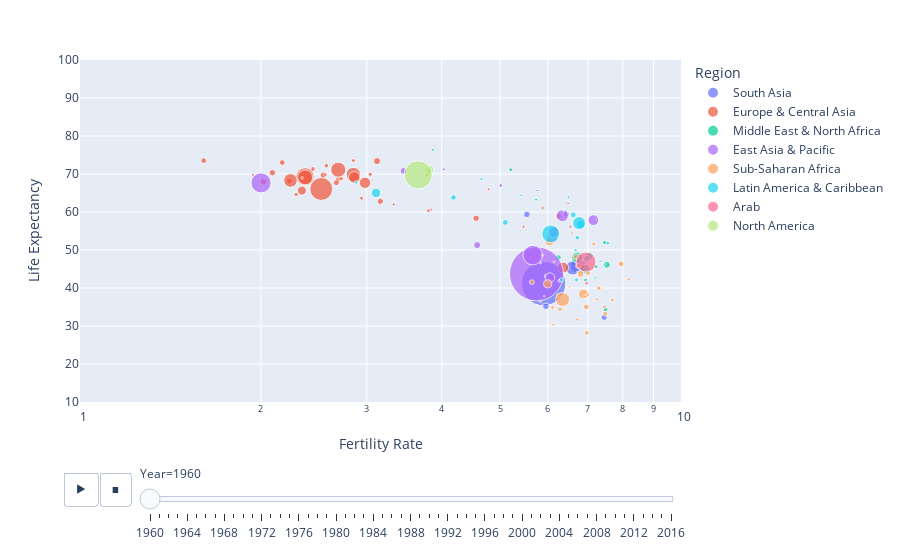

Notebook code for this chart:
### Code cell
import plotly.express as px

pivoted_df['Country Population'] = pd.to_numeric(pivoted_df['Country Population'], errors='coerce')
filtered_df = pivoted_df[pivoted_df['Region'] != 'NA']


fig=px.scatter(filtered_df, x="Fertility Rate", y="Life Expectancy", animation_frame="Year", animation_group="Country Name",
           size="Country Population", color="Region", hover_name="Country Name",
           log_x=True, size_max=55, range_x=[1,10], range_y=[10,100])
fig.show()

### Figure 1 — Plotly figure (JSON) as saved in the notebook; plotly's stock layout.template omitted (floating-point values rounded to 4 significant figures)
{"data": [{"hovertemplate": "<b>%{hovertext}</b><br><br>Region=South Asia<br>Year=1960<br>Fertility Rate=%{x}<br>Life Expectancy=%{y}<br>Country Population=%{marker.size}<extra></extra>", "hovertext": ["Afghanistan", "Bangladesh", "Bhutan", "India", "Maldives", "Nepal", "Pakistan", "Sri Lanka"], "ids": ["Afghanistan", "Bangladesh", "Bhutan", "India", "Maldives", "Nepal", "Pakistan", "Sri Lanka"], "legendgroup": "South Asia", "marker": {"color": "#636efa", "size": [8996351, 48199747, 223288, 449480608, 89887, 10063011, 44908293, 9874481], "sizemode": "area", "sizeref": 455800.0, "symbol": "circle"}, "mode": "markers", "name": "South Asia", "orientation": "v", "showlegend": true, "type": "scatter", "x": [7.45, 6.725, 6.67, 5.906, 7.021, 5.959, 6.6, 5.541], "xaxis": "x", "y": [32.29, 45.83, 34.53, 41.17, 37.4, 35.2, 45.27, 59.37], "yaxis": "y"}, {"hovertemplate": "<b>%{hovertext}</b><br><br>Region=Europe & Central Asia<br>Year=1960<br>Fertility Rate=%{x}<br>Life Expectancy=%{y}<br>Country Population=%{marker.size}<extra></extra>", "hovertext": ["Albania", "Andorra", "Armenia", "Austria", "Azerbaijan", "Belarus", "Belgium", "Bosnia and Herzegovina", "Bulgaria", "Channel Islands", "Croatia", "Cyprus", "Czech Republic", "Denmark", "Estonia", "Faroe Islands", "Finland", "France", "Georgia", "Germany", "Gibraltar", "Greece", "Greenland", "Hungary", "Iceland", "Ireland", "Isle of Man", "Italy", "Kazakhstan", "Kosovo", "Kyrgyz Republic", "Latvia", "Liechtenstein", "Lithuania", "Luxembourg", "Macedonia, FYR", "Moldova", "Monaco", "Montenegro", "Netherlands", "Norway", "Poland", "Portugal", "Romania", "Russian Federation", "San Marino", "Serbia", "Slovak Republic", "Slovenia", "Spain", "Sweden", "Switzerland", "Tajikistan", "Turkey", "Turkmenistan", "Ukraine", "United Kingdom", "Uzbekistan"], "ids": ["Albania", "Andorra", "Armenia", "Austria", "Azerbaijan", "Belarus", "Belgium", "Bosnia and Herzegovina", "Bulgaria", "Channel Islands", "Croatia", "Cyprus", "Czech Republic", "Denmark", "Estonia", "Faroe Islands", "Finland", "France", "Georgia", "Germany", "Gibraltar", "Greece", "Greenland", "Hungary", "Iceland", "Ireland", "Isle of Man", "Italy", "Kazakhstan", "Kosovo", "Kyrgyz Republic", "Latvia", "Liechtenstein", "Lithuania", "Luxembourg", "Macedonia, FYR", "Moldova", "Monaco", "Montenegro", "Netherlands", "Norway", "Poland", "Portugal", "Romania", "Russian Federation", "San Marino", "Serbia", "Slovak Republic", "Slovenia", "Spain", "Sweden", "Switzerland", "Tajikistan", "Turkey", "Turkmenistan", "Ukraine", "United Kingdom", "Uzbekistan"], "legendgroup": "Europe & Central Asia", "marker": {"color": "#EF553B", "size": [1608800, 13411, 1874120, 7047539, 3895396, 8198000, 9153489, 3225668, 7867374, 109420, 4140000, 572930, 9602006, 4579603, 1211537, 34661, 4429634, 46814237, 3645600, 72814900, 23394, 8331725, 32500, 9983967, 175574, 2828600, 48442, 50199700, 9714260, 947000, 2172300, 2120979, 16495, 2778550, 313970, 1488667, 2544000, 22452, 480579, 11486631, 3581239, 29637450, 8857716, 18406905, 119897000, 15397, 7435000.0, 4068095, 1584720, 30455000, 7484656, 5327827, 2087038, 27472331, 1603258, 42662149, 52400000, 8549493], "sizemode": "area", "sizeref": 455800.0, "symbol": "circle"}, "mode": "markers", "name": "Europe & Central Asia", "orientation": "v", "showlegend": true, "type": "scatter", "x": [6.489, 1.226, 4.786, 2.69, 5.878, 2.67, 2.54, 3.801, 2.31, 2.421, 2.288, 3.5, 2.09, 2.57, 1.98, 2.589, 2.72, 2.85, 2.942, 2.37, 0, 2.23, 2.305, 2.02, 4.29, 3.78, 2.052, 2.37, 4.562, 3.066, 5.469, 1.94, 1.487, 2.56, 2.29, 3.842, 3.328, 0, 3.603, 3.12, 2.85, 2.98, 3.16, 2.34, 2.52, 1.26, 1.607, 3.04, 2.341, 2.86, 2.17, 2.44, 6.547, 6.366, 6.59, 2.24, 2.69, 6.255], "xaxis": "x", "y": [62.28, 0, 65.97, 68.59, 61.03, 67.71, 69.7, 60.35, 69.25, 70.74, 64.61, 69.62, 70.35, 72.18, 67.9, 78.45, 68.82, 69.87, 63.65, 69.31, 0, 68.16, 66.58, 68.0, 73.42, 69.8, 77.25, 69.12, 58.37, 68.48, 56.13, 69.79, 80.25, 69.85, 68.45, 60.63, 61.99, 0, 63.82, 73.39, 73.55, 67.68, 62.81, 65.64, 66.06, 85.42, 73.54, 69.92, 68.98, 69.11, 73.01, 71.31, 56.15, 45.37, 54.47, 68.3, 71.13, 58.84], "yaxis": "y"}, {"hovertemplate": "<b>%{hovertext}</b><br><br>Region=Middle East & North Africa<br>Year=1960<br>Fertility Rate=%{x}<br>Life Expectancy=%{y}<br>Country Population=%{marker.size}<extra></extra>", "hovertext": ["Algeria", "Bahrain", "Djibouti", "Egypt, Arab Rep.", "Iran, Islamic Rep.", "Iraq", "Israel", "Jordan", "Kuwait", "Lebanon", "Libya", "Malta", "Morocco", "Oman", "Qatar", "Saudi Arabia", "Syrian Arab Republic", "Tunisia", "United Arab Emirates", "West Bank and Gaza", "Yemen, Rep."], "ids": ["Algeria", "Bahrain", "Djibouti", "Egypt, Arab Rep.", "Iran, Islamic Rep.", "Iraq", "Israel", "Jordan", "Kuwait", "Lebanon", "Libya", "Malta", "Morocco", "Oman", "Qatar", "Saudi Arabia", "Syrian Arab Republic", "Tunisia", "United Arab Emirates", "West Bank and Gaza", "Yemen, Rep."], "legendgroup": "Middle East & North Africa", "marker": {"color": "#00cc96", "size": [11124888, 162427, 83636, 26996533, 21906903, 7289761, 2114020, 932257, 269618, 1804926, 1448417, 326550, 12328532, 551740, 47384, 4086539, 4573512, 4176266, 92634, 3199000.0, 5172135], "sizemode": "area", "sizeref": 455800.0, "symbol": "circle"}, "mode": "markers", "name": "Middle East & North Africa", "orientation": "v", "showlegend": true, "type": "scatter", "x": [7.524, 7.087, 6.461, 6.716, 6.927, 6.252, 3.866, 7.687, 7.244, 5.739, 7.202, 3.62, 7.04, 7.247, 6.971, 7.216, 7.467, 6.942, 6.929, 5.207, 7.488], "xaxis": "x", "y": [46.14, 51.87, 44.04, 48.06, 44.95, 48.02, 76.4, 52.65, 60.28, 63.27, 42.61, 68.6, 48.46, 42.67, 61.09, 45.64, 51.97, 42.02, 52.27, 71.12, 34.36], "yaxis": "y"}, {"hovertemplate": "<b>%{hovertext}</b><br><br>Region=East Asia & Pacific<br>Year=1960<br>Fertility Rate=%{x}<br>Life Expectancy=%{y}<br>Country Population=%{marker.size}<extra></extra>", "hovertext": ["American Samoa", "Australia", "Brunei Darussalam", "Cambodia", "China", "Fiji", "French Polynesia", "Guam", "Hong Kong SAR, China", "Indonesia", "Japan", "Kiribati", "Korea, Dem. People’s Rep.", "Korea, Rep.", "Lao PDR", "Macao SAR, China", "Malaysia", "Marshall Islands", "Micronesia, Fed. Sts.", "Mongolia", "Myanmar", "Nauru", "New Caledonia", "New Zealand", "Northern Mariana Islands", "Palau", "Papua New Guinea", "Philippines", "Samoa", "Singapore", "Solomon Islands", "Thailand", "Timor-Leste", "Tonga", "Tuvalu", "Vanuatu", "Vietnam"], "ids": ["American Samoa", "Australia", "Brunei Darussalam", "Cambodia", "China", "Fiji", "French Polynesia", "Guam", "Hong Kong SAR, China", "Indonesia", "Japan", "Kiribati", "Korea, Dem. People’s Rep.", "Korea, Rep.", "Lao PDR", "Macao SAR, China", "Malaysia", "Marshall Islands", "Micronesia, Fed. Sts.", "Mongolia", "Myanmar", "Nauru", "New Caledonia", "New Zealand", "Northern Mariana Islands", "Palau", "Papua New Guinea", "Philippines", "Samoa", "Singapore", "Solomon Islands", "Thailand", "Timor-Leste", "Tonga", "Tuvalu", "Vanuatu", "Vietnam"], "legendgroup": "East Asia & Pacific", "marker": {"color": "#ab63fa", "size": [20013, 10276477, 81745, 5722370, 667070000, 393386, 78076, 66742, 3075605, 87792515, 92500572, 41233, 11424176, 25012374, 2120896, 167796, 8157106, 14662, 44537, 955505, 20986123, 4433, 79000, 2371800, 10035, 9642, 2010677, 26273025, 108646, 1646400, 117866, 27397175, 499950, 61601, 6104, 63699, 32670629], "sizemode": "area", "sizeref": 455800.0, "symbol": "circle"}, "mode": "markers", "name": "East Asia & Pacific", "orientation": "v", "showlegend": true, "type": "scatter", "x": [0, 3.453, 6.836, 6.967, 5.748, 6.461, 5.658, 6.052, 5.014, 5.666, 2.001, 6.788, 4.579, 6.095, 5.961, 4.772, 6.45, 4.86, 6.934, 6.953, 6.051, 0, 6.278, 4.03, 0, 2.243, 6.275, 7.148, 7.651, 5.76, 6.388, 6.147, 6.373, 7.363, 0, 7.197, 6.348], "xaxis": "x", "y": [0, 70.82, 62.47, 41.24, 43.73, 55.86, 56.28, 60.97, 66.96, 48.65, 67.67, 49.24, 51.3, 53.0, 43.2, 64.83, 59.47, 68.3, 57.58, 48.39, 42.71, 0, 58.64, 71.24, 0, 70.13, 41.89, 57.87, 49.75, 65.66, 49.17, 54.7, 33.73, 61.4, 0, 46.44, 59.04], "yaxis": "y"}, {"hovertemplate": "<b>%{hovertext}</b><br><br>Region=Sub-Saharan Africa<br>Year=1960<br>Fertility Rate=%{x}<br>Life Expectancy=%{y}<br>Country Population=%{marker.size}<extra></extra>", "hovertext": ["Angola", "Benin", "Botswana", "Burkina Faso", "Burundi", "Cabo Verde", "Cameroon", "Central African Republic", "Chad", "Comoros", "Congo, Dem. Rep.", "Congo, Rep.", "Cote d'Ivoire", "Equatorial Guinea", "Eritrea", "Ethiopia", "Gabon", "Gambia, The", "Ghana", "Guinea", "Guinea-Bissau", "Kenya", "Lesotho", "Liberia", "Madagascar", "Malawi", "Mali", "Mauritania", "Mauritius", "Mozambique", "Namibia", "Niger", "Nigeria", "Rwanda", "Sao Tome and Principe", "Senegal", "Seychelles", "Sierra Leone", "Somalia", "South Africa", "South Sudan", "Sudan", "Swaziland", "Tanzania", "Togo", "Uganda", "Zambia", "Zimbabwe"], "ids": ["Angola", "Benin", "Botswana", "Burkina Faso", "Burundi", "Cabo Verde", "Cameroon", "Central African Republic", "Chad", "Comoros", "Congo, Dem. Rep.", "Congo, Rep.", "Cote d'Ivoire", "Equatorial Guinea", "Eritrea", "Ethiopia", "Gabon", "Gambia, The", "Ghana", "Guinea", "Guinea-Bissau", "Kenya", "Lesotho", "Liberia", "Madagascar", "Malawi", "Mali", "Mauritania", "Mauritius", "Mozambique", "Namibia", "Niger", "Nigeria", "Rwanda", "Sao Tome and Principe", "Senegal", "Seychelles", "Sierra Leone", "Somalia", "South Africa", "South Sudan", "Sudan", "Swaziland", "Tanzania", "Togo", "Uganda", "Zambia", "Zimbabwe"], "legendgroup": "Sub-Saharan Africa", "marker": {"color": "#FFA15A", "size": [5643182, 2431622, 524552, 4829288, 2786106, 202310, 5176268, 1503508, 3001593, 191121, 15248251, 1037220, 3558988, 255323, 1397491, 22151278, 499184, 367928, 6652287, 3577409, 616409, 8105440, 851591, 1120313, 5099373, 3618595, 5263733, 858168, 659351, 7388695, 602544, 3388764, 45137812, 2933428, 64253, 3206749, 41700, 2297110, 2755947, 17456855, 2955152, 7544491, 349174, 10074507, 1580513, 6788214, 3044846, 3747369], "sizemode": "area", "sizeref": 455800.0, "symbol": "circle"}, "mode": "markers", "name": "Sub-Saharan Africa", "orientation": "v", "showlegend": true, "type": "scatter", "x": [7.478, 6.282, 6.615, 6.291, 6.953, 6.885, 5.647, 5.84, 6.25, 6.792, 6.001, 5.88, 7.691, 5.653, 6.899, 6.88, 4.384, 5.573, 6.749, 6.114, 5.921, 7.946, 5.839, 6.406, 7.3, 6.94, 6.967, 6.775, 6.167, 6.954, 6.149, 7.454, 6.354, 8.187, 6.242, 6.996, 2.424, 6.127, 7.25, 6.041, 6.721, 6.691, 6.717, 6.806, 6.521, 6.999, 7.115, 7.158], "xaxis": "x", "y": [33.25, 37.27, 50.66, 34.43, 41.28, 48.93, 41.55, 36.49, 38.02, 41.45, 41.1, 48.6, 36.87, 36.74, 38.42, 38.42, 39.59, 32.03, 45.84, 34.89, 37.85, 46.35, 46.6, 34.67, 39.96, 37.8, 28.2, 43.49, 58.75, 35.03, 46.91, 35.05, 36.98, 42.29, 50.36, 38.22, 71.4, 30.37, 36.98, 52.22, 31.7, 48.19, 44.28, 43.69, 40.3, 43.99, 45.12, 51.56], "yaxis": "y"}, {"hovertemplate": "<b>%{hovertext}</b><br><br>Region=Latin America & Caribbean<br>Year=1960<br>Fertility Rate=%{x}<br>Life Expectancy=%{y}<br>Country Population=%{marker.size}<extra></extra>", "hovertext": ["Antigua and Barbuda", "Argentina", "Aruba", "Bahamas, The", "Barbados", "Belize", "Bolivia", "Brazil", "British Virgin Islands", "Cayman Islands", "Chile", "Colombia", "Costa Rica", "Cuba", "Curacao", "Dominica", "Dominican Republic", "Ecuador", "El Salvador", "Grenada", "Guatemala", "Guyana", "Haiti", "Honduras", "Jamaica", "Mexico", "Nicaragua", "Panama", "Paraguay", "Peru", "Puerto Rico", "Sint Maarten (Dutch part)", "St. Kitts and Nevis", "St. Lucia", "St. Martin (French part)", "St. Vincent and the Grenadines", "Suriname", "Trinidad and Tobago", "Turks and Caicos Islands", "Uruguay", "Venezuela, RB", "Virgin Islands (U.S.)"], "ids": ["Antigua and Barbuda", "Argentina", "Aruba", "Bahamas, The", "Barbados", "Belize", "Bolivia", "Brazil", "British Virgin Islands", "Cayman Islands", "Chile", "Colombia", "Costa Rica", "Cuba", "Curacao", "Dominica", "Dominican Republic", "Ecuador", "El Salvador", "Grenada", "Guatemala", "Guyana", "Haiti", "Honduras", "Jamaica", "Mexico", "Nicaragua", "Panama", "Paraguay", "Peru", "Puerto Rico", "Sint Maarten (Dutch part)", "St. Kitts and Nevis", "St. Lucia", "St. Martin (French part)", "St. Vincent and the Grenadines", "Suriname", "Trinidad and Tobago", "Turks and Caicos Islands", "Uruguay", "Venezuela, RB", "Virgin Islands (U.S.)"], "legendgroup": "Latin America & Caribbean", "marker": {"color": "#19d3f3", "size": [55339, 20619075, 54211, 109528, 230939, 92064, 3693449, 72207554, 8033, 7865, 7716625, 16480383, 1333040, 7141135, 124826, 60011, 3294042, 4545550, 2762899, 89869, 4210747, 571819, 3866159, 2038637, 1628252, 38174112, 1774699, 1132921, 1902875, 10061515, 2358000, 35610.0, 51195, 89897, 4279, 80949, 289966, 848479, 5726, 2538651, 8146847, 32500], "sizemode": "area", "sizeref": 455800.0, "symbol": "circle"}, "mode": "markers", "name": "Latin America & Caribbean", "orientation": "v", "showlegend": true, "type": "scatter", "x": [4.425, 3.109, 4.82, 4.495, 4.333, 6.5, 6.7, 6.07, 0, 0, 5.102, 6.807, 6.451, 4.182, 2.055, 2.889, 7.555, 6.721, 6.674, 6.743, 6.896, 6.372, 6.324, 7.458, 5.419, 6.768, 7.336, 5.87, 6.5, 6.971, 4.657, 1.818, 2.784, 6.967, 1.938, 7.224, 6.608, 5.264, 0, 2.88, 6.616, 5.615], "xaxis": "x", "y": [62.12, 65.02, 65.66, 62.88, 61.0, 59.98, 42.14, 54.24, 0, 82.19, 57.28, 56.75, 60.56, 63.83, 76.39, 73.99, 51.79, 53.24, 49.97, 60.07, 46.7, 60.26, 42.11, 46.27, 64.39, 57.08, 47.03, 60.86, 63.88, 47.69, 68.72, 74.43, 67.85, 57.33, 76.53, 58.03, 59.66, 62.62, 0, 67.78, 59.25, 66.22], "yaxis": "y"}, {"hovertemplate": "<b>%{hovertext}</b><br><br>Region=Arab<br>Year=1960<br>Fertility Rate=%{x}<br>Life Expectancy=%{y}<br>Country Population=%{marker.size}<extra></extra>", "hovertext": ["Arab World"], "ids": ["Arab World"], "legendgroup": "Arab", "marker": {"color": "#FF6692", "size": [92490932], "sizemode": "area", "sizeref": 455800.0, "symbol": "circle"}, "mode": "markers", "name": "Arab", "orientation": "v", "showlegend": true, "type": "scatter", "x": [6.949], "xaxis": "x", "y": [46.83], "yaxis": "y"}, {"hovertemplate": "<b>%{hovertext}</b><br><br>Region=North America<br>Year=1960<br>Fertility Rate=%{x}<br>Life Expectancy=%{y}<br>Country Population=%{marker.size}<extra></extra>", "hovertext": ["Bermuda", "Canada", "United States"], "ids": ["Bermuda", "Canada", "United States"], "legendgroup": "North America", "marker": {"color": "#B6E880", "size": [44400, 17909009, 180671000], "sizemode": "area", "sizeref": 455800.0, "symbol": "circle"}, "mode": "markers", "name": "North America", "orientation": "v", "showlegend": true, "type": "scatter", "x": [1.716, 3.811, 3.654], "xaxis": "x", "y": [77.96, 71.13, 69.77], "yaxis": "y"}], "layout": {"legend": {"itemsizing": "constant", "title": {"text": "Region"}, "tracegroupgap": 0}, "margin": {"t": 60}, "sliders": [{"active": 0, "currentvalue": {"prefix": "Year="}, "len": 0.9, "pad": {"b": 10, "t": 60}, "steps": [{"args": [["1960"], {"frame": {"duration": 0, "redraw": false}, "fromcurrent": true, "mode": "immediate", "transition": {"duration": 0, "easing": "linear"}}], "label": "1960", "method": "animate"}, {"args": [["1961"], {"frame": {"duration": 0, "redraw": false}, "fromcurrent": true, "mode": "immediate", "transition": {"duration": 0, "easing": "linear"}}], "label": "1961", "method": "animate"}, {"args": [["1962"], {"frame": {"duration": 0, "redraw": false}, "fromcurrent": true, "mode": "immediate", "transition": {"duration": 0, "easing": "linear"}}], "label": "1962", "method": "animate"}, {"args": [["1963"], {"frame": {"duration": 0, "redraw": false}, "fromcurrent": true, "mode": "immediate", "transition": {"duration": 0, "easing": "linear"}}], "label": "1963", "method": "animate"}, {"args": [["1964"], {"frame": {"duration": 0, "redraw": false}, "fromcurrent": true, "mode": "immediate", "transition": {"duration": 0, "easing": "linear"}}], "label": "1964", "method": "animate"}, {"args": [["1965"], {"frame": {"duration": 0, "redraw": false}, "fromcurrent": true, "mode": "immediate", "transition": {"duration": 0, "easing": "linear"}}], "label": "1965", "method": "animate"}, {"args": [["1966"], {"frame": {"duration": 0, "redraw": false}, "fromcurrent": true, "mode": "immediate", "transition": {"duration": 0, "easing": "linear"}}], "label": "1966", "method": "animate"}, {"args": [["1967"], {"frame": {"duration": 0, "redraw": false}, "fromcurrent": true, "mode": "immediate", "transition": {"duration": 0, "easing": "linear"}}], "label": "1967", "method": "animate"}, {"args": [["1968"], {"frame": {"duration": 0, "redraw": false}, "fromcurrent": true, "mode": "immediate", "transition": {"duration": 0, "easing": "linear"}}], "label": "1968", "method": "animate"}, {"args": [["1969"], {"frame": {"duration": 0, "redraw": false}, "fromcurrent": true, "mode": "immediate", "transition": {"duration": 0, "easing": "linear"}}], "label": "1969", "method": "animate"}, {"args": [["1970"], {"frame": {"duration": 0, "redraw": false}, "fromcurrent": true, "mode": "immediate", "transition": {"duration": 0, "easing": "linear"}}], "label": "1970", "method": "animate"}, {"args": [["1971"], {"frame": {"duration": 0, "redraw": false}, "fromcurrent": true, "mode": "immediate", "transition": {"duration": 0, "easing": "linear"}}], "label": "1971", "method": "animate"}, {"args": [["1972"], {"frame": {"duration": 0, "redraw": false}, "fromcurrent": true, "mode": "immediate", "transition": {"duration": 0, "easing": "linear"}}], "label": "1972", "method": "animate"}, {"args": [["1973"], {"frame": {"duration": 0, "redraw": false}, "fromcurrent": true, "mode": "immediate", "transition": {"duration": 0, "easing": "linear"}}], "label": "1973", "method": "animate"}, {"args": [["1974"], {"frame": {"duration": 0, "redraw": false}, "fromcurrent": true, "mode": "immediate", "transition": {"duration": 0, "easing": "linear"}}], "label": "1974", "method": "animate"}, {"args": [["1975"], {"frame": {"duration": 0, "redraw": false}, "fromcurrent": true, "mode": "immediate", "transition": {"duration": 0, "easing": "linear"}}], "label": "1975", "method": "animate"}, {"args": [["1976"], {"frame": {"duration": 0, "redraw": false}, "fromcurrent": true, "mode": "immediate", "transition": {"duration": 0, "easing": "linear"}}], "label": "1976", "method": "animate"}, {"args": [["1977"], {"frame": {"duration": 0, "redraw": false}, "fromcurrent": true, "mode": "immediate", "transition": {"duration": 0, "easing": "linear"}}], "label": "1977", "method": "animate"}, {"args": [["1978"], {"frame": {"duration": 0, "redraw": false}, "fromcurrent": true, "mode": "immediate", "transition": {"duration": 0, "easing": "linear"}}], "label": "1978", "method": "animate"}, {"args": [["1979"], {"frame": {"duration": 0, "redraw": false}, "fromcurrent": true, "mode": "immediate", "transition": {"duration": 0, "easing": "linear"}}], "label": "1979", "method": "animate"}, {"args": [["1980"], {"frame": {"duration": 0, "redraw": false}, "fromcurrent": true, "mode": "immediate", "transition": {"duration": 0, "easing": "linear"}}], "label": "1980", "method": "animate"}, {"args": [["1981"], {"frame": {"duration": 0, "redraw": false}, "fromcurrent": true, "mode": "immediate", "transition": {"duration": 0, "easing": "linear"}}], "label": "1981", "method": "animate"}, {"args": [["1982"], {"frame": {"duration": 0, "redraw": false}, "fromcurrent": true, "mode": "immediate", "transition": {"duration": 0, "easing": "linear"}}], "label": "1982", "method": "animate"}, {"args": [["1983"], {"frame": {"duration": 0, "redraw": false}, "fromcurrent": true, "mode": "immediate", "transition": {"duration": 0, "easing": "linear"}}], "label": "1983", "method": "animate"}, {"args": [["1984"], {"frame": {"duration": 0, "redraw": false}, "fromcurrent": true, "mode": "immediate", "transition": {"duration": 0, "easing": "linear"}}], "label": "1984", "method": "animate"}, {"args": [["1985"], {"frame": {"duration": 0, "redraw": false}, "fromcurrent": true, "mode": "immediate", "transition": {"duration": 0, "easing": "linear"}}], "label": "1985", "method": "animate"}, {"args": [["1986"], {"frame": {"duration": 0, "redraw": false}, "fromcurrent": true, "mode": "immediate", "transition": {"duration": 0, "easing": "linear"}}], "label": "1986", "method": "animate"}, {"args": [["1987"], {"frame": {"duration": 0, "redraw": false}, "fromcurrent": true, "mode": "immediate", "transition": {"duration": 0, "easing": "linear"}}], "label": "1987", "method": "animate"}, {"args": [["1988"], {"frame": {"duration": 0, "redraw": false}, "fromcurrent": true, "mode": "immediate", "transition": {"duration": 0, "easing": "linear"}}], "label": "1988", "method": "animate"}, {"args": [["1989"], {"frame": {"duration": 0, "redraw": false}, "fromcurrent": true, "mode": "immediate", "transition": {"duration": 0, "easing": "linear"}}], "label": "1989", "method": "animate"}, {"args": [["1990"], {"frame": {"duration": 0, "redraw": false}, "fromcurrent": true, "mode": "immediate", "transition": {"duration": 0, "easing": "linear"}}], "label": "1990", "method": "animate"}, {"args": [["1991"], {"frame": {"duration": 0, "redraw": false}, "fromcurrent": true, "mode": "immediate", "transition": {"duration": 0, "easing": "linear"}}], "label": "1991", "method": "animate"}, {"args": [["1992"], {"frame": {"duration": 0, "redraw": false}, "fromcurrent": true, "mode": "immediate", "transition": {"duration": 0, "easing": "linear"}}], "label": "1992", "method": "animate"}, {"args": [["1993"], {"frame": {"duration": 0, "redraw": false}, "fromcurrent": true, "mode": "immediate", "transition": {"duration": 0, "easing": "linear"}}], "label": "1993", "method": "animate"}, {"args": [["1994"], {"frame": {"duration": 0, "redraw": false}, "fromcurrent": true, "mode": "immediate", "transition": {"duration": 0, "easing": "linear"}}], "label": "1994", "method": "animate"}, {"args": [["1995"], {"frame": {"duration": 0, "redraw": false}, "fromcurrent": true, "mode": "immediate", "transition": {"duration": 0, "easing": "linear"}}], "label": "1995", "method": "animate"}, {"args": [["1996"], {"frame": {"duration": 0, "redraw": false}, "fromcurrent": true, "mode": "immediate", "transition": {"duration": 0, "easing": "linear"}}], "label": "1996", "method": "animate"}, {"args": [["1997"], {"frame": {"duration": 0, "redraw": false}, "fromcurrent": true, "mode": "immediate", "transition": {"duration": 0, "easing": "linear"}}], "label": "1997", "method": "animate"}, {"args": [["1998"], {"frame": {"duration": 0, "redraw": false}, "fromcurrent": true, "mode": "immediate", "transition": {"duration": 0, "easing": "linear"}}], "label": "1998", "method": "animate"}, {"args": [["1999"], {"frame": {"duration": 0, "redraw": false}, "fromcurrent": true, "mode": "immediate", "transition": {"duration": 0, "easing": "linear"}}], "label": "1999", "method": "animate"}, {"args": [["2000"], {"frame": {"duration": 0, "redraw": false}, "fromcurrent": true, "mode": "immediate", "transition": {"duration": 0, "easing": "linear"}}], "label": "2000", "method": "animate"}, {"args": [["2001"], {"frame": {"duration": 0, "redraw": false}, "fromcurrent": true, "mode": "immediate", "transition": {"duration": 0, "easing": "linear"}}], "label": "2001", "method": "animate"}, {"args": [["2002"], {"frame": {"duration": 0, "redraw": false}, "fromcurrent": true, "mode": "immediate", "transition": {"duration": 0, "easing": "linear"}}], "label": "2002", "method": "animate"}, {"args": [["2003"], {"frame": {"duration": 0, "redraw": false}, "fromcurrent": true, "mode": "immediate", "transition": {"duration": 0, "easing": "linear"}}], "label": "2003", "method": "animate"}, {"args": [["2004"], {"frame": {"duration": 0, "redraw": false}, "fromcurrent": true, "mode": "immediate", "transition": {"duration": 0, "easing": "linear"}}], "label": "2004", "method": "animate"}, {"args": [["2005"], {"frame": {"duration": 0, "redraw": false}, "fromcurrent": true, "mode": "immediate", "transition": {"duration": 0, "easing": "linear"}}], "label": "2005", "method": "animate"}, {"args": [["2006"], {"frame": {"duration": 0, "redraw": false}, "fromcurrent": true, "mode": "immediate", "transition": {"duration": 0, "easing": "linear"}}], "label": "2006", "method": "animate"}, {"args": [["2007"], {"frame": {"duration": 0, "redraw": false}, "fromcurrent": true, "mode": "immediate", "transition": {"duration": 0, "easing": "linear"}}], "label": "2007", "method": "animate"}, {"args": [["2008"], {"frame": {"duration": 0, "redraw": false}, "fromcurrent": true, "mode": "immediate", "transition": {"duration": 0, "easing": "linear"}}], "label": "2008", "method": "animate"}, {"args": [["2009"], {"frame": {"duration": 0, "redraw": false}, "fromcurrent": true, "mode": "immediate", "transition": {"duration": 0, "easing": "linear"}}], "label": "2009", "method": "animate"}, {"args": [["2010"], {"frame": {"duration": 0, "redraw": false}, "fromcurrent": true, "mode": "immediate", "transition": {"duration": 0, "easing": "linear"}}], "label": "2010", "method": "animate"}, {"args": [["2011"], {"frame": {"duration": 0, "redraw": false}, "fromcurrent": true, "mode": "immediate", "transition": {"duration": 0, "easing": "linear"}}], "label": "2011", "method": "animate"}, {"args": [["2012"], {"frame": {"duration": 0, "redraw": false}, "fromcurrent": true, "mode": "immediate", "transition": {"duration": 0, "easing": "linear"}}], "label": "2012", "method": "animate"}, {"args": [["2013"], {"frame": {"duration": 0, "redraw": false}, "fromcurrent": true, "mode": "immediate", "transition": {"duration": 0, "easing": "linear"}}], "label": "2013", "method": "animate"}, {"args": [["2014"], {"frame": {"duration": 0, "redraw": false}, "fromcurrent": true, "mode": "immediate", "transition": {"duration": 0, "easing": "linear"}}], "label": "2014", "method": "animate"}, {"args": [["2015"], {"frame": {"duration": 0, "redraw": false}, "fromcurrent": true, "mode": "immediate", "transition": {"duration": 0, "easing": "linear"}}], "label": "2015", "method": "animate"}, {"args": [["2016"], {"frame": {"duration": 0, "redraw": false}, "fromcurrent": true, "mode": "immediate", "transition": {"duration": 0, "easing": "linear"}}], "label": "2016", "method": "animate"}], "x": 0.1, "xanchor": "left", "y": 0, "yanchor": "top"}], "updatemenus": [{"buttons": [{"args": [null, {"frame": {"duration": 500, "redraw": false}, "fromcurrent": true, "mode": "immediate", "transition": {"duration": 500, "easing": "linear"}}], "label": "&#9654;", "method": "animate"}, {"args": [[null], {"frame": {"duration": 0, "redraw": false}, "fromcurrent": true, "mode": "immediate", "transition": {"duration": 0, "easing": "linear"}}], "label": "&#9724;", "method": "animate"}], "direction": "left", "pad": {"r": 10, "t": 70}, "showactive": false, "type": "buttons", "x": 0.1, "xanchor": "right", "y": 0, "yanchor": "top"}], "xaxis": {"anchor": "y", "domain": [0, 1], "range": [0, 1], "title": {"text": "Fertility Rate"}, "type": "log"}, "yaxis": {"anchor": "x", "domain": [0, 1], "range": [10, 100], "title": {"text": "Life Expectancy"}}}}
